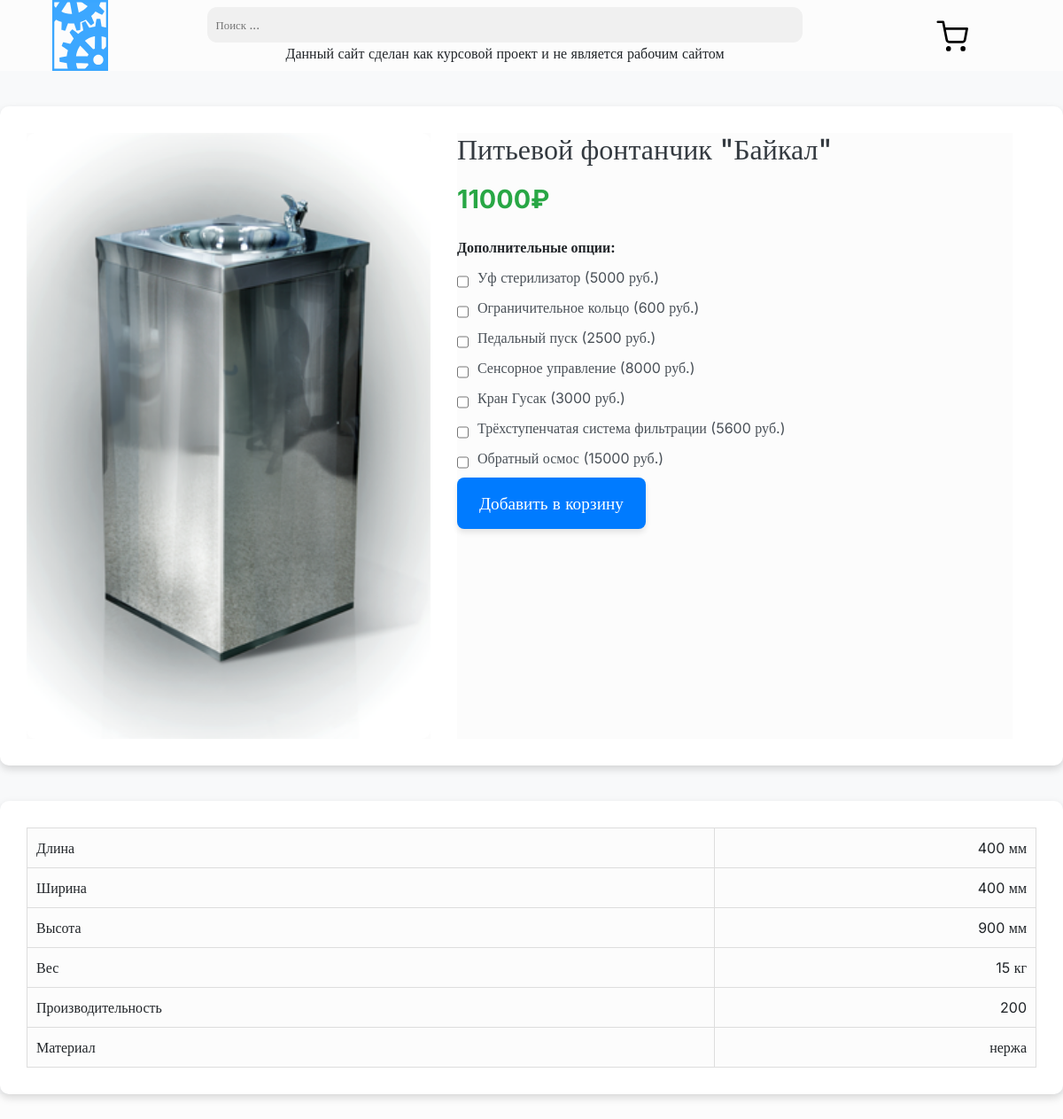
/tovar_page.php?id=12&table_name=Fountains, run on the app's committed database.
### tables this page shows
CREATE TABLE `Fountains` (
  `id` int NOT NULL,
  `Name` varchar(255) NOT NULL,
  `Price` int NOT NULL,
  `gabarit_Length` int NOT NULL,
  `gabarit_Width` int NOT NULL,
  `gabarit_Height` int NOT NULL,
  `Weight` int NOT NULL,
  `Filter` varchar(255) NOT NULL,
  `Performance` int NOT NULL,
  `Сooling` varchar(255) NOT NULL,
  `img` varchar(255) NOT NULL,
  `material` varchar(255) DEFAULT NULL
);

CREATE TABLE `dop_for_fountains` (
  `id` int NOT NULL,
  `UV_sterilizer` int NOT NULL,
  `Restriction_ring` int NOT NULL,
  `Pedal_start` int NOT NULL,
  `Touch_control` int NOT NULL,
  `Crane_Gusak` int NOT NULL,
  `Reverse_Osmosis` int NOT NULL,
  `filtration_system` int NOT NULL
);

### tovar_page.php (the view, shortened to what this page needs)
<!DOCTYPE html>
<html lang="en">
<head>
    <link rel="stylesheet" type="text/css" href="../assets\css\style.css">
    <link href="https://cdn.jsdelivr.net/npm/bootstrap@5.2.3/dist/css/bootstrap.min.css" rel="stylesheet">
</head>
<body>
    <?php include_once("assets/page/header/head.php"); ?>
    <?php
    include_once("assets/php/connect.php");
    $id = $_GET['id'];
    $table = $_GET['table_name'];
    $sql = "SELECT * FROM $table WHERE id = $id";
    $result = $connect->query($sql);
    if ($result->num_rows > 0) {
        $fountain = $result->fetch_assoc();
    } else {
        echo "No data found";
    }
    $sqll = "SELECT * FROM dop_for_fountains WHERE id = 12";
    $resultt = $connect->query($sqll);
    $row = $resultt->fetch_assoc();
    ?>
    <div class="container">
        <div class="image-section">
            <img src="<?php echo $fountain['img']; ?>" alt="Product Image">
        </div>
        <div class="details-section">
            <h1 class="product-title"><?php echo $fountain['Name']; ?></h1>
            <p class="product-price"><span id="prices"></span>₽</p>
            <div class="addons">
                <?php if ($fountain['Сooling'] == 0) { ?>
                    <p>Дополнительные опции:</p>
                    <form id="registerForms2" method="POST">
                        <div class="radio_prikol">
                            <div>
                                <input name="dop[]" value="Уф стерилизатор" type="checkbox" id="UV_sterilizer"
                                    data-price="<?php echo $row['UV_sterilizer'] ?>">
                                <label for="UV_sterilizer">Уф стерилизатор (<?php echo $row['UV_sterilizer'] ?>
                                    руб.)</label>
                            </div>
                            <div>
                                <input name="dop[]" value="Ограничительное кольцо" type="checkbox" id="Restriction_ring"
                                    data-price="<?php echo $row['Restriction_ring'] ?>">
                                <label for="Restriction_ring">Ограничительное кольцо
                                    (<?php echo $row['Restriction_ring'] ?> руб.)</label>
                            </div>
                            <div>
                                <input name="dop[]" value="Педальный пуск" type="checkbox" id="Pedal_start"
                                    data-price="<?php echo $row['Pedal_start'] ?>">
                                <label for="Pedal_start">Педальный пуск (<?php echo $row['Pedal_start'] ?> руб.)</label>
                            </div>
                            <div>
                                <input name="dop[]" value="Сенсорное управление" type="checkbox" id="Touch_control"
                                    data-price="<?php echo $row['Touch_control'] ?>">
                                <label for="Touch_control">Сенсорное управление (<?php echo $row['Touch_control'] ?>
                                    руб.)</label>
                            </div>
                            <div>
                                <input name="dop[]" value="Кран Гусак" type="checkbox" id="Crane_Gusak"
                                    data-price="<?php echo $row['Crane_Gusak'] ?>">
                                <label for="Crane_Gusak">Кран Гусак (<?php echo $row['Crane_Gusak'] ?> руб.)</label>
                            </div>
                            <div>
                                <input name="dop[]" value="3-х ступенчетая фильтраци" type="checkbox" id="filtration_system"
                                    data-price="<?php echo $row['filtration_system'] ?>">
                                <label for="Crane_Gusak">Трёхступенчатая система фильтрации
                                    (<?php echo $row['filtration_system'] ?> руб.)</label>
                            </div>
                            <?php if ($row['id'] == $fountain['id']) { ?>
                                <div>
                                    <input name="dop[]" value="Обратный осмос" type="checkbox" id="Reverse_Osmosis"
                                        data-price="<?php echo $row['Reverse_Osmosis'] ?>">
                                    <label for="Reverse_Osmosis">Обратный осмос (<?php echo $row['Reverse_Osmosis'] ?>
                                        руб.)</label>
                                </div>
                            <?php } ?>
                        </div>
                        <button class="buy-button" type="submit" onclick="showAlert()">Добавить в корзину</button>
                    </form>
                <?php } ?>
            </div>
        </div>
    </div>
    <div class="container" style="margin-top:15px">
        <?php if (isset($fountain) && !empty($fountain)): ?>
            <table>
                <td>Длина</td>
                <td><?php echo $fountain['gabarit_Length']; ?> мм</td>
                <tr>
                    <td>Ширина</td>
                    <td><?php echo $fountain['gabarit_Width']; ?> мм</td>
                </tr>
                <tr>
                    <td>Высота</td>
                    <td><?php echo $fountain['gabarit_Height']; ?> мм</td>
                </tr>
                <tr>
                    <td>Вес</td>
                    <td><?php echo $fountain['Weight']; ?> кг</td>
                </tr>
                <tr>
                    <td>Производительность</td>
                    <td><?php echo $fountain['Performance']; ?></td>
                </tr>
                <tr>
                    <td>Материал</td>
                    <td id="mater"><?php echo $fountain['material'] ?></td>
                </tr>
            </table>
        <?php endif; ?>
    </div>
</body>
</html>

### assets/css/style.css (style rules this page uses)
* { padding: 0; margin: 0; gap: 0; background-color: #FCFCFC; font-family: inter; }

### tovar_page.php (style rules this page uses)
.radio_prikol div { display: flex; }
table { width: 100%; }
th, td { padding: 10px; text-align: left; border: 1px solid #ddd; }
td { text-align: right; }
td:first-child { text-align: left; }
body { margin: 0; padding: 0; background-color: #f8f9fa; color: #212529; }
.container { max-width: 1200px; margin: 40px auto; padding: 30px; background: #ffffff; border-radius: 10px; box-shadow: 0 4px 10px rgba(0, 0, 0, 0.15); display: flex; flex-wrap: wrap; gap: 30px; }
.image-section { flex: 1; max-width: 40%; text-align: center; }
.image-section img { width: 100%; border-radius: 10px; transition: transform 0.3s; }
.details-section { flex: 1; max-width: 55%; }
.product-title { font-size: 2rem; margin-bottom: 15px; color: #343a40; }
.product-price { font-size: 1.8rem; color: #28a745; margin-bottom: 20px; font-weight: bold; }
.addons { margin-bottom: 25px; }
.addons p { font-weight: bold; margin-bottom: 10px; }
.addons label { display: block; margin-bottom: 10px; font-size: 1rem; cursor: pointer; color: #495057; }
.addons input { margin-right: 10px; }
.buy-button { padding: 15px 25px; font-size: 1.2rem; color: #fff; background-color: #007bff; border: none; border-radius: 8px; cursor: pointer; box-shadow: 0 4px 6px rgba(0, 0, 0, 0.1); transition: background-color 0.3s, transform 0.2s; }

### data on the page
fountains: Name "Питьевой фонтанчик \"Байкал\"", gabarit_Length "400", gabarit_Width "400", gabarit_Height "900", Weight "15", Performance "200", material "нержа"
dop_for_fountains: UV_sterilizer "5000", Restriction_ring "600", Pedal_start "2500", Touch_control "8000", Crane_Gusak "3000", filtration_system "5600", Reverse_Osmosis "15000"
